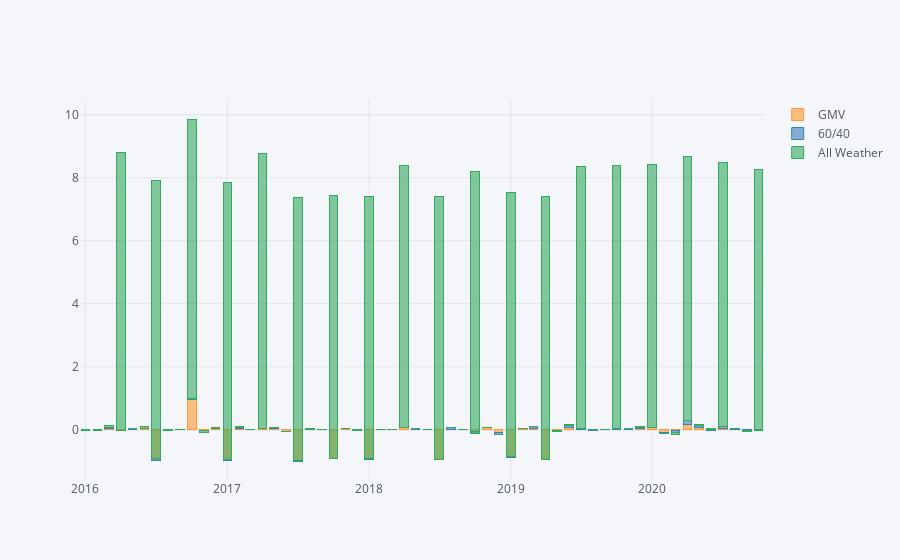

Notebook code cell kept with this figure:
### Code cell
aw_64.bar_plot('GMV VS 60/40 VS All Weather Monthly Return', 'monthly')
